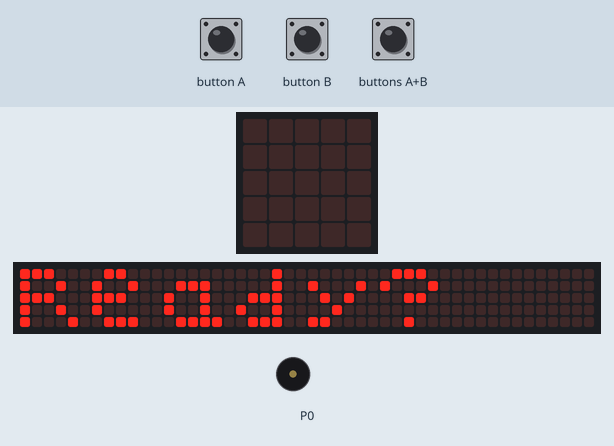
Bench run of a program on a simulated BBC micro:bit (MakeCode). On the bench: the board's 5×5 LED display, a strip that is not on the board, showing the scrolling text unrolled, buzzer (waves = sounding). The test bench sets the inputs (shaded band). The 48×5 strip is a reading aid, not a part: it shows the text the display is scrolling, unrolled, one strip-width of it at a time.

Above: at 14.1 s.
15.6 s: buttons A+B pressed for 0.15 s
At 16.2 s:
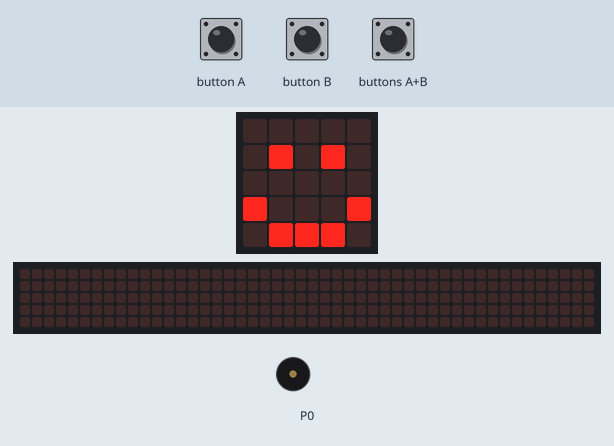
At 16.9 s:
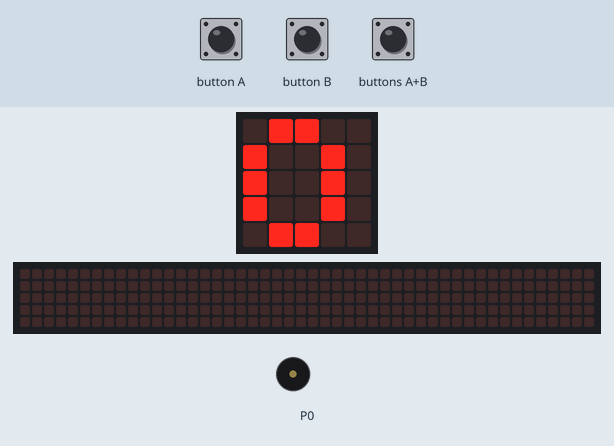
18.7 s: button A pressed for 0.15 s
19.4 s: button B pressed for 0.15 s
At 22.4 s:
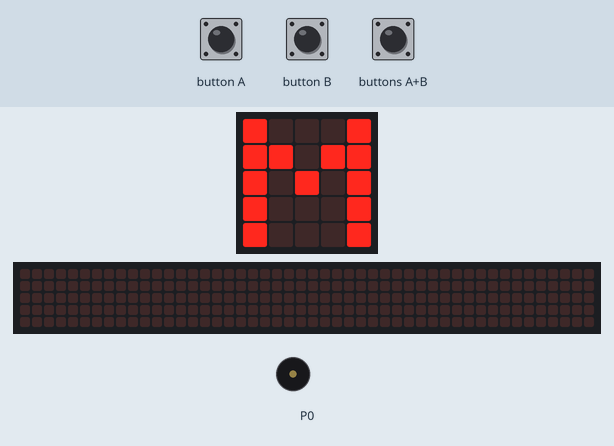
Timing chart, 0 to 23.9 s (numbered marks = the images above; inputs shaded):
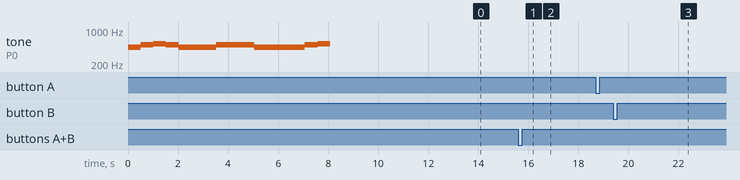

Measured:
- after the input at 15.6 s, the display: changes after 0.15 s (image 1)
- after the input at 19.4 s, the display: first differs from a run without the input after 1.7 s (image 3 shows a later state)
- what the display in image 1 shows lasts 0.6 s, from 15.8 s to 16.4 s
- what the display in image 2 shows lasts 0.7 s, from 16.4 s to 17.1 s

The program:

main.ts
```typescript
input.onButtonPressed(Button.A, function () {
    steps = 0
    basic.showLeds(`
        . # # # .
        . # . # .
        . # . # .
        . # . # .
        . # # # .
        `)
    basic.pause(500)
    basic.showString("RESET")
})
input.onGesture(Gesture.Shake, function () {
    steps += 1
    basic.showNumber(steps)
    if (steps == 10) {
        music.playTone(262, music.beat(BeatFraction.Whole))
        music.setVolume(130)
    }
    if (steps == 20) {
        music.playTone(294, music.beat(BeatFraction.Whole))
        music.setVolume(130)
    }
    if (steps == 30) {
        music.playTone(330, music.beat(BeatFraction.Whole))
        music.setVolume(130)
    }
    if (steps == 40) {
        music.playTone(349, music.beat(BeatFraction.Whole))
        music.setVolume(130)
    }
    if (steps == 50) {
        music.playTone(392, music.beat(BeatFraction.Whole))
        music.setVolume(130)
    }
})
input.onButtonPressed(Button.AB, function () {
    basic.showLeds(`
        . . . . .
        . # . # .
        . . . . .
        # . . . #
        . # # # .
        `)
    basic.pause(200)
    basic.showNumber(0.03 * steps)
    basic.showString("cal")
})
input.onButtonPressed(Button.B, function () {
    basic.showNumber(0.7 * steps)
    basic.showString("M")
    for (let index = 0; index < 2; index++) {
        basic.showString("Cheer up!")
    }
})
let steps = 0
music.playMelody("A B C5 B A A A B ", 120)
music.playMelody("B B A A A A B C5 ", 120)
steps = 0
basic.showString("Ready?")
```

test.ts
```typescript
// 테스트는 여기로 이동합니다; 이 패키지가 확장으로 사용될 때 컴파일되지 않을 것 입니다.
```
